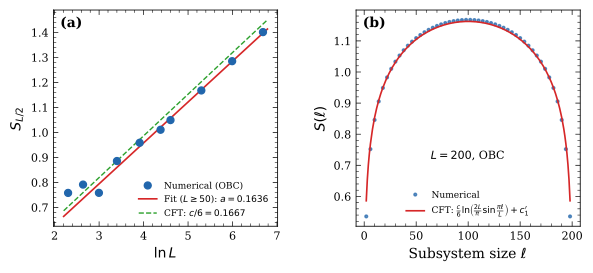

Here is the Python script that generated this plot:
"""
ee_1d_cft_fig.py — 1D free fermion CFT verification (PRB style).

Two panels:
  (a) Half-chain S vs ln(L) with linear fit and CFT reference
  (b) S(ℓ) vs ℓ for fixed L=200, compared to CFT formula

Reads:  data/1d_cft_data.txt
Computes: S(ℓ) data on the fly for panel (b)
Writes: figs/ee_1d_cft_fig.{png,pdf}
"""

import sys
sys.path.insert(0, "..")

import numpy as np
import matplotlib.pyplot as plt
import matplotlib as mpl

from ee import ee_corr_matrix
from lattices import chain_1d

# ── PRB style ───────────────────────────────────────────────────────────────
mpl.rcParams.update({
    "font.family": "serif",
    "font.serif": ["Times New Roman", "DejaVu Serif"],
    "font.size": 9,
    "axes.labelsize": 10,
    "axes.titlesize": 10,
    "legend.fontsize": 7.5,
    "xtick.labelsize": 8,
    "ytick.labelsize": 8,
    "xtick.direction": "in",
    "ytick.direction": "in",
    "xtick.top": True,
    "ytick.right": True,
    "xtick.minor.visible": True,
    "ytick.minor.visible": True,
    "axes.linewidth": 0.6,
    "xtick.major.width": 0.5,
    "ytick.major.width": 0.5,
    "xtick.minor.width": 0.4,
    "ytick.minor.width": 0.4,
    "xtick.major.size": 3.5,
    "ytick.major.size": 3.5,
    "xtick.minor.size": 2.0,
    "ytick.minor.size": 2.0,
    "lines.linewidth": 1.0,
    "lines.markersize": 4,
    "savefig.dpi": 300,
    "savefig.bbox": "tight",
})

C1 = "#2166AC"   # data
C2 = "#D62728"   # fit
C3 = "#2CA02C"   # CFT exact

# ── Load data ───────────────────────────────────────────────────────────────
data = np.loadtxt("../data/1d_cft_data.txt",
                  skiprows=1)
Ls = data[:, 0].astype(int)
Ss = data[:, 1]
lnLs = np.log(Ls)

# ── Figure ──────────────────────────────────────────────────────────────────
fig, (ax1, ax2) = plt.subplots(1, 2, figsize=(6.8, 2.8),
                                gridspec_kw={"wspace": 0.35})

# ═══════════════════════════════════════════════════════════════════════════
# Panel (a): Half-chain S vs ln(L)
# ═══════════════════════════════════════════════════════════════════════════
ax = ax1
ax.plot(lnLs, Ss, "o", color=C1, ms=5, zorder=5, label="Numerical (OBC)")

# Fit on L >= 50
mask = Ls >= 50
A = np.column_stack([lnLs[mask], np.ones(mask.sum())])
coeffs, *_ = np.linalg.lstsq(A, Ss[mask], rcond=None)

x_fit = np.linspace(lnLs.min() - 0.1, lnLs.max() + 0.1, 100)
ax.plot(x_fit, coeffs[0] * x_fit + coeffs[1], "-", color=C2, lw=1.2,
        label=rf"Fit ($L\geq 50$): $a = {coeffs[0]:.4f}$")

# CFT reference line (shifted to match data offset)
cft_offset = coeffs[1] - (coeffs[0] - 1/6) * np.mean(lnLs[mask])
ax.plot(x_fit, (1/6) * x_fit + cft_offset, "--", color=C3, lw=1.0,
        label=r"CFT: $c/6 = 0.1667$")

ax.set_xlabel(r"$\ln L$")
ax.set_ylabel(r"$S_{L/2}$")
ax.legend(loc="lower right", frameon=False, fontsize=6.5)
ax.text(0.03, 0.97, "(a)", transform=ax.transAxes, fontweight="bold",
        va="top", fontsize=10)

# ═══════════════════════════════════════════════════════════════════════════
# Panel (b): S(ℓ) vs ℓ for fixed L = 200
# ═══════════════════════════════════════════════════════════════════════════
ax = ax2
L = 200
G = chain_1d(L, pbc=False)

ells = list(range(2, L - 1, 4))
S_ell = [ee_corr_matrix(G, list(range(ell))) for ell in ells]

# CFT: S = (c/6) ln((2L/π) sin(πℓ/L)) + c'_1
cft_vals = [(1/6) * np.log((2*L/np.pi) * np.sin(np.pi*ell/L)) for ell in ells]
c1_prime = np.mean(np.array(S_ell) - np.array(cft_vals))
ells_smooth = np.arange(2, L - 1)
cft_curve = [(1/6) * np.log((2*L/np.pi) * np.sin(np.pi*ell/L)) + c1_prime
             for ell in ells_smooth]

ax.plot(ells, S_ell, "o", color=C1, ms=2, alpha=0.7, label="Numerical")
ax.plot(ells_smooth, cft_curve, "-", color=C2, lw=1.2,
        label=r"CFT: $\frac{c}{6}\ln\!\left(\frac{2L}{\pi}\sin\frac{\pi\ell}{L}\right) + c_1'$")

ax.set_xlabel(r"Subsystem size $\ell$")
ax.set_ylabel(r"$S(\ell)$")
ax.legend(loc="lower center", frameon=False, fontsize=6.5)
ax.text(0.03, 0.97, "(b)", transform=ax.transAxes, fontweight="bold",
        va="top", fontsize=10)
ax.text(0.50, 0.35, f"$L = {L}$, OBC", transform=ax.transAxes,
        va="top", ha="center", fontsize=8)

# ── Save ────────────────────────────────────────────────────────────────────
fig.savefig("ee_1d_cft_fig.png")
fig.savefig("ee_1d_cft_fig.pdf")
print("Saved ee_1d_cft_fig.png and ee_1d_cft_fig.pdf")
